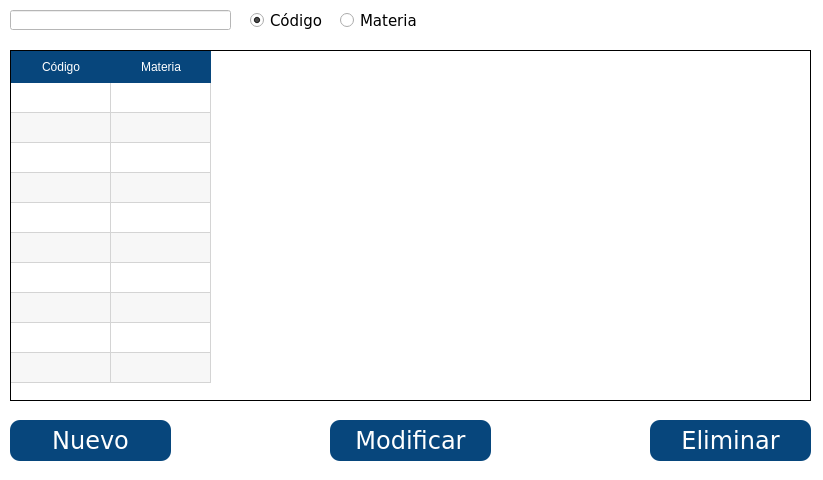
<?xml version="1.0" encoding="UTF-8"?>
<ui version="4.0">
 <class>Materias</class>
 <widget class="QDialog" name="Materias">
  <property name="geometry">
   <rect>
    <x>0</x>
    <y>0</y>
    <width>823</width>
    <height>480</height>
   </rect>
  </property>
  <property name="minimumSize">
   <size>
    <width>823</width>
    <height>480</height>
   </size>
  </property>
  <property name="maximumSize">
   <size>
    <width>823</width>
    <height>480</height>
   </size>
  </property>
  <property name="font">
   <font>
    <family>Tahoma</family>
    <pointsize>11</pointsize>
   </font>
  </property>
  <property name="windowTitle">
   <string>Materia</string>
  </property>
  <property name="styleSheet">
   <string notr="true">background-color: rgb(255, 255, 255);</string>
  </property>
  <property name="modal">
   <bool>true</bool>
  </property>
  <widget class="QPushButton" name="bt_nuevo">
   <property name="geometry">
    <rect>
     <x>10</x>
     <y>420</y>
     <width>161</width>
     <height>41</height>
    </rect>
   </property>
   <property name="font">
    <font>
     <family>Verdana</family>
     <pointsize>18</pointsize>
     <weight>50</weight>
     <italic>false</italic>
     <bold>false</bold>
    </font>
   </property>
   <property name="focusPolicy">
    <enum>Qt::NoFocus</enum>
   </property>
   <property name="styleSheet">
    <string notr="true">background-color: rgb(7, 70, 124);
font: 18pt &quot;Verdana&quot;;
border-radius: 10px;
color: rgb(255, 255, 255);</string>
   </property>
   <property name="text">
    <string>Nuevo</string>
   </property>
   <property name="autoDefault">
    <bool>false</bool>
   </property>
   <property name="default">
    <bool>false</bool>
   </property>
   <property name="flat">
    <bool>false</bool>
   </property>
  </widget>
  <widget class="QPushButton" name="bt_modificar">
   <property name="geometry">
    <rect>
     <x>330</x>
     <y>420</y>
     <width>161</width>
     <height>41</height>
    </rect>
   </property>
   <property name="font">
    <font>
     <family>Verdana</family>
     <pointsize>18</pointsize>
     <weight>50</weight>
     <italic>false</italic>
     <bold>false</bold>
    </font>
   </property>
   <property name="focusPolicy">
    <enum>Qt::NoFocus</enum>
   </property>
   <property name="styleSheet">
    <string notr="true">background-color:  rgb(7, 70, 124);
font: 18pt &quot;Verdana&quot;;
border-radius: 10px;
color: rgb(255, 255, 255);</string>
   </property>
   <property name="text">
    <string>Modificar</string>
   </property>
   <property name="autoDefault">
    <bool>false</bool>
   </property>
   <property name="default">
    <bool>false</bool>
   </property>
   <property name="flat">
    <bool>false</bool>
   </property>
  </widget>
  <widget class="QPushButton" name="bt_eliminar">
   <property name="geometry">
    <rect>
     <x>650</x>
     <y>420</y>
     <width>161</width>
     <height>41</height>
    </rect>
   </property>
   <property name="font">
    <font>
     <family>Verdana</family>
     <pointsize>18</pointsize>
     <weight>50</weight>
     <italic>false</italic>
     <bold>false</bold>
    </font>
   </property>
   <property name="focusPolicy">
    <enum>Qt::NoFocus</enum>
   </property>
   <property name="styleSheet">
    <string notr="true">background-color: rgb(7, 70, 124);
font: 18pt &quot;Verdana&quot;;
border-radius: 10px;
color: rgb(255, 255, 255);</string>
   </property>
   <property name="text">
    <string>Eliminar</string>
   </property>
   <property name="autoDefault">
    <bool>false</bool>
   </property>
   <property name="default">
    <bool>false</bool>
   </property>
   <property name="flat">
    <bool>false</bool>
   </property>
  </widget>
  <widget class="QRadioButton" name="radioButton_codigo">
   <property name="geometry">
    <rect>
     <x>250</x>
     <y>10</y>
     <width>81</width>
     <height>21</height>
    </rect>
   </property>
   <property name="font">
    <font>
     <family>Verdana</family>
     <pointsize>11</pointsize>
    </font>
   </property>
   <property name="text">
    <string>Código</string>
   </property>
   <property name="checked">
    <bool>true</bool>
   </property>
  </widget>
  <widget class="QRadioButton" name="radioButton_materia">
   <property name="geometry">
    <rect>
     <x>340</x>
     <y>10</y>
     <width>82</width>
     <height>21</height>
    </rect>
   </property>
   <property name="font">
    <font>
     <family>Verdana</family>
     <pointsize>11</pointsize>
    </font>
   </property>
   <property name="text">
    <string>Materia</string>
   </property>
  </widget>
  <widget class="QLineEdit" name="tx_buscar">
   <property name="geometry">
    <rect>
     <x>10</x>
     <y>10</y>
     <width>221</width>
     <height>20</height>
    </rect>
   </property>
   <property name="font">
    <font>
     <family>Verdana</family>
     <pointsize>11</pointsize>
    </font>
   </property>
  </widget>
  <widget class="QTableWidget" name="tableWidget">
   <property name="geometry">
    <rect>
     <x>10</x>
     <y>50</y>
     <width>801</width>
     <height>351</height>
    </rect>
   </property>
   <property name="maximumSize">
    <size>
     <width>801</width>
     <height>16777215</height>
    </size>
   </property>
   <property name="font">
    <font>
     <family>Verdana</family>
     <pointsize>11</pointsize>
     <weight>50</weight>
     <italic>false</italic>
     <bold>false</bold>
    </font>
   </property>
   <property name="styleSheet">
    <string notr="true">QHeaderView::section {
    background-color:  rgb(7, 70, 124);
	color: rgb(255, 255, 255);
	font: 12pt &quot;Verdana&quot;;
    border: 0px solid #ff0000;
    height: 32px;
}

QTableWidget {
	font: 11pt &quot;Verdana&quot;;
    border: 1px solid;
}

QTableWidget::item{
    selection-background-color: rgb(7, 70, 124);
	selection-color: rgb(255, 255, 255);
}
</string>
   </property>
   <property name="sizeAdjustPolicy">
    <enum>QAbstractScrollArea::AdjustIgnored</enum>
   </property>
   <property name="autoScroll">
    <bool>true</bool>
   </property>
   <property name="editTriggers">
    <set>QAbstractItemView::NoEditTriggers</set>
   </property>
   <property name="tabKeyNavigation">
    <bool>false</bool>
   </property>
   <property name="showDropIndicator" stdset="0">
    <bool>true</bool>
   </property>
   <property name="dragEnabled">
    <bool>false</bool>
   </property>
   <property name="dragDropOverwriteMode">
    <bool>true</bool>
   </property>
   <property name="alternatingRowColors">
    <bool>true</bool>
   </property>
   <property name="selectionMode">
    <enum>QAbstractItemView::SingleSelection</enum>
   </property>
   <property name="selectionBehavior">
    <enum>QAbstractItemView::SelectRows</enum>
   </property>
   <property name="textElideMode">
    <enum>Qt::ElideRight</enum>
   </property>
   <property name="showGrid">
    <bool>true</bool>
   </property>
   <property name="gridStyle">
    <enum>Qt::SolidLine</enum>
   </property>
   <property name="wordWrap">
    <bool>true</bool>
   </property>
   <property name="cornerButtonEnabled">
    <bool>true</bool>
   </property>
   <property name="rowCount">
    <number>10</number>
   </property>
   <property name="columnCount">
    <number>2</number>
   </property>
   <attribute name="horizontalHeaderVisible">
    <bool>true</bool>
   </attribute>
   <attribute name="horizontalHeaderCascadingSectionResizes">
    <bool>false</bool>
   </attribute>
   <attribute name="horizontalHeaderMinimumSectionSize">
    <number>50</number>
   </attribute>
   <attribute name="horizontalHeaderDefaultSectionSize">
    <number>100</number>
   </attribute>
   <attribute name="horizontalHeaderHighlightSections">
    <bool>false</bool>
   </attribute>
   <attribute name="horizontalHeaderShowSortIndicator" stdset="0">
    <bool>false</bool>
   </attribute>
   <attribute name="horizontalHeaderStretchLastSection">
    <bool>false</bool>
   </attribute>
   <attribute name="verticalHeaderVisible">
    <bool>false</bool>
   </attribute>
   <attribute name="verticalHeaderDefaultSectionSize">
    <number>30</number>
   </attribute>
   <attribute name="verticalHeaderHighlightSections">
    <bool>true</bool>
   </attribute>
   <row/>
   <row/>
   <row/>
   <row/>
   <row/>
   <row/>
   <row/>
   <row/>
   <row/>
   <row/>
   <column>
    <property name="text">
     <string>Código</string>
    </property>
   </column>
   <column>
    <property name="text">
     <string>Materia</string>
    </property>
   </column>
  </widget>
 </widget>
 <tabstops>
  <tabstop>tx_buscar</tabstop>
  <tabstop>radioButton_codigo</tabstop>
  <tabstop>radioButton_materia</tabstop>
  <tabstop>tableWidget</tabstop>
 </tabstops>
 <resources/>
 <connections/>
</ui>
